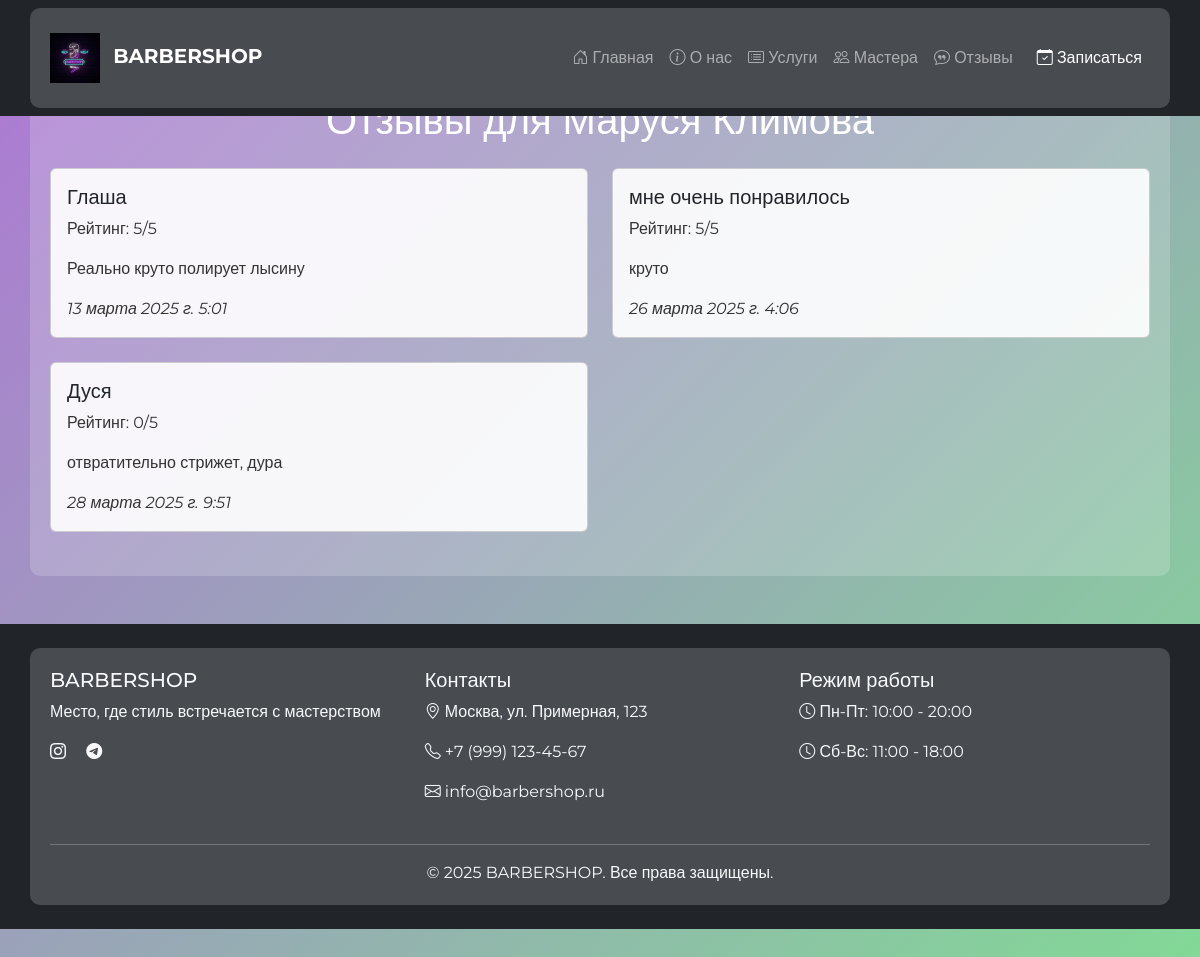
/master_reviews/1/, run on the app's committed database.
### booking/models.py (models this page shows, shortened)
class Master(models.Model):
    name = models.CharField(max_length=100, verbose_name="Имя мастера")
    experience = models.IntegerField(verbose_name="Опыт работы")
    class Meta:
        verbose_name = "Мастер"
        verbose_name_plural = "Мастера"

class Review(models.Model):
    master = models.ForeignKey(Master, on_delete=models.CASCADE, verbose_name="Мастер")
    client_name = models.CharField(max_length=100, verbose_name="Имя клиента")
    comment = models.TextField(max_length=500, verbose_name="Комментарий")
    rating = models.IntegerField(verbose_name="Рейтинг")
    date = models.DateTimeField(auto_now_add=True, verbose_name="Дата отзыва")
    is_approved = models.BooleanField(default=False, verbose_name="Одобрен")
    class Meta:
        verbose_name = "Отзыв"
        verbose_name_plural = "Отзывы"

### booking/views.py (the view)
# urls.py: path('master_reviews/<int:master_id>/', views.master_reviews, name='master_reviews'),
def master_reviews(request, master_id):
    master = get_object_or_404(Master, id=master_id)
    reviews = Review.objects.filter(master=master)
    return render(request, 'master_reviews.html', {'master': master, 'reviews': reviews})

### booking/templates/master_reviews.html (shortened to what this page needs)
{% extends 'base.html' %}
{% load static %}
{% block content %}
    <h1 class="text-center mb-4">Отзывы для {{ master.name }}</h1>
    <div class="row">
        {% for review in reviews %}
            <div class="col-md-6 mb-4">
                <div class="card">
                    <div class="card-body">
                        <h5 class="card-title">{{ review.client_name }}</h5>
                        <p class="card-text">Рейтинг: {{ review.rating }}/5</p>
                        <p class="card-text">{{ review.comment }}</p>
                        <p class="card-text"><em>{{ review.date }}</em></p>
                    </div>
                </div>
            </div>
        {% endfor %}
    </div>
{% endblock %}

### static/css/styles.css (style rules this page uses)
body { background: linear-gradient(135deg, #ae77d5, #82d996); color: white; font-family: 'Montserrat', Arial, sans-serif; margin: 0; padding: 0; display: flex; flex-direction: column; min-height: 100vh; padding-bottom: 60px; }
body { padding-bottom: 40px; }
.card { overflow: hidden; background-color: rgba(255, 255, 255, 0.9); }
.card .card-body { position: relative; z-index: 1; }
.card-text { color: #333 !important; font-weight: 400; }
.card-title { color: #212529 !important; }

### data on the page
Master: name "Маруся Климова"
Review: client_name "Глаша", rating "5", comment "Реально круто полирует лысину", date "13 марта 2025 г. 5:01"
Review: client_name "мне очень понравилось", rating "5", comment "круто", date "26 марта 2025 г. 4:06"
Review: client_name "Дуся", rating "0", comment "отвратительно стрижет, дура", date "28 марта 2025 г. 9:51"
